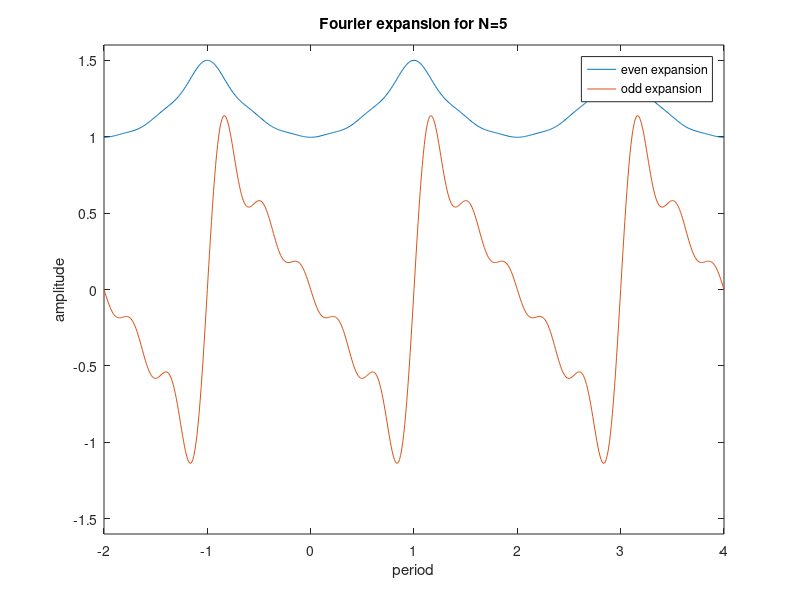

Here is the MATLAB script that generated this plot:
clc; 
clear; 
clf;
e=exp(1); %defined e^1 as e 
A= (e^2-1)/(2*e) ;
N=input('Enter the number of terms to be added=') %  number of terms to be summed over
n=1:1:N;
x=-2:0.01:4; % period upto which we see the expansion
B= ((e^2-1)/e).*(-1).^(n);
C=cos(n.*pi.*x');
E=((1-e^2)/e).*pi.*n.*(-1).^(n+1);
F=sin(n.*pi.*x');
fac= 1./(1+n.^2*pi^2);
yeven=A*ones(1,numel(x))+sum((B.*fac.*C)'); % Fourier series for given n
yodd= sum((E.*fac.*F)');
figure(1)
plot(x,yeven)
hold on 
plot(x,yodd)
hold off
xlabel('period')
ylabel('amplitude')
title('Fourier expansion for N=5')
legend('even expansion', 'odd expansion')
xlim([-2,4])
ylim([-1.6,1.6])